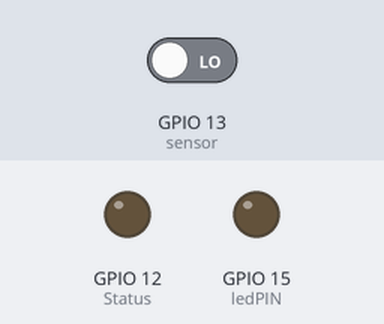
Bench run of a sketch on a simulated ESP8266 (NodeMCU). Parts: output pins drawn as LEDs (lit = HIGH). The test bench sets the inputs (shaded band); at power-on: GPIO 13 (sensor) LOW. WiFi joins after 1.5 s; servers stay silent unless stated; uploads are accepted with an empty reply; what the sketch prints to the serial monitor is not drawn.

Above: at 9.2 s.
9.3 s: GPIO 13 (sensor) driven HIGH
At 9.9 s:
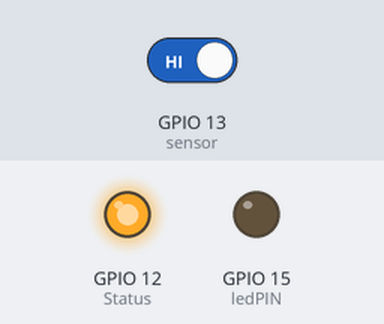
10.8 s: GPIO 13 (sensor) driven LOW
At 12.7 s:
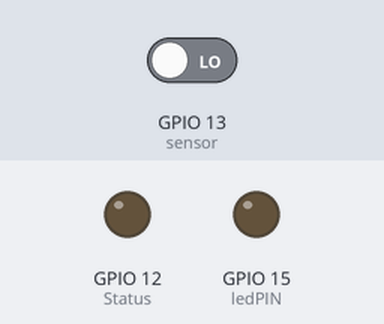
Timing chart, 0 to 14.2 s (numbered marks = the images above; inputs shaded):
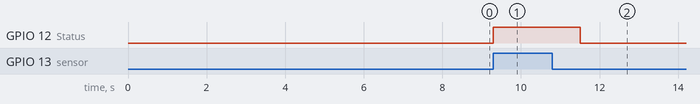

Measured:
- after the input at 9.3 s, GPIO 12 (Status): LOW → HIGH at once
- after the input at 10.8 s, GPIO 12 (Status): HIGH → LOW after 0.70 s

The sketch:

Sensor_actuador.ino
```cpp
#include <ESP8266WiFi.h>
#include <ESP8266HTTPClient.h>
#include <WiFiClient.h>
#include <Arduino_JSON.h>

//#define RELE_PIN      2   //cuando tengas el relay funcionado deberiamos ver el pin aqui en este caso esta en el pind digital 2
//const char* ssid = "APSISTEMAS";
//const char* password = "Sistemas2021*";
const char* ssid = "NETLIFE-GONZALEZ";
const char* password = "SPG242308$";

//Your Domain name with URL path or IP address with path
//const char* serverName = "http://192.168.88.188:3000/create";
const char* serverName1 = "http://192.168.100.10:5007/pulso";
const char* serverName = "http://192.168.100.10:5007/create";
// the following variables are unsigned longs because the time, measured in
// milliseconds, will quickly become a bigger number than can be stored in an int.
unsigned long lastTimePost = 0;
unsigned long lastTimeGet = 0;
// Timer set to 10 minutes (600000)
//unsigned long timerDelay = 600000;
// Set timer to 5 seconds (5000)
unsigned long timerDelayPost = 10000;
unsigned long timerDelayGet = 5000;
int Status = 12;  // Digital pin D6
int sensor = 13;    // Digital pin D
const int ledPIN = 15;
String ledStatus = "0";
int ledStatusInt = 0;
String ledReadings;
int ledInicial = 0;


void setup() {

  Serial.begin(115200);
  pinMode(sensor, INPUT);   // declare sensor as input
  pinMode(Status, OUTPUT);  // declare LED as output
  pinMode(ledPIN , OUTPUT);  //definir pin como salida

  WiFi.begin(ssid, password);
  Serial.println("Connecting");
  while (WiFi.status() != WL_CONNECTED) {
    delay(8000);
    Serial.print(".");
  }
  Serial.println("");
  Serial.print("Connected to WiFi network with IP Address: ");
  Serial.println(WiFi.localIP());
  Serial.println("Timer set to 5 seconds (timerDelay variable), it will take 5 seconds before publishing the first reading.");
  //Aqui se configurario lo del relay cuando se tenga
  //pinMode( RELE_PIN, OUTPUT );
  //digitalWrite(RELE_PIN, LOW); // apagar led
}

void loop() {
  int enviar = 0;
  String vMovimiento = "N";

  long state = digitalRead(sensor);
  if (state == HIGH) {
    digitalWrite (Status, HIGH);
    Serial.println("Motion detected!");
    enviar = 1;
    vMovimiento = "S";
  }
  else {
    digitalWrite (Status, LOW);
    Serial.println("Motion absent!");
    vMovimiento = "N";
    enviar = 0;
  }
  //delay(5000);

  if (ledInicial == 0) {
    digitalWrite(ledPIN , LOW);
  ledStatus = "0";
    ledInicial = 1;
  }

  //Send an HTTP POST request every 10 minutes
  if (((millis() - lastTimePost) > timerDelayPost) || (enviar==1) ) {
    if(enviar==1){
    //Check WiFi connection status
    if (WiFi.status() == WL_CONNECTED) {
      WiFiClient client;
      HTTPClient http;

      // Your Domain name with URL path or IP address with path
      http.begin(client, serverName);

      // Specify content-type header
      http.addHeader("Content-Type", "application/x-www-form-urlencoded");
      // Data to send with HTTP POST
      String httpRequestData = "Movimiento=" + vMovimiento + "&Pulso=" + ledStatus;
      // Send HTTP POST request
      int httpResponseCode = http.POST(httpRequestData);

      Serial.print("HTTP Response code POST: ");
      Serial.println(httpResponseCode);
      Serial.println("Dato enviado");
       delay(2000);
      // Free resources
      http.end();
    }else {
      Serial.println("WiFi Disconnected");
    }
    }else{
    Serial.println("Dato No enviado");
    }
  lastTimePost = millis();
  }

  //Send an HTTP GET request every 10 minutes
  if (((millis() - lastTimeGet) > timerDelayGet)) {
    //Check WiFi connection status
    if (WiFi.status() == WL_CONNECTED) {
    ledReadings = httpGETRequest();
    Serial.println(ledReadings);
    JSONVar myObject = JSON.parse(ledReadings);
      // JSON.typeof(jsonVar) can be used to get the type of the var
      if (JSON.typeof(myObject) == "undefined") {
      Serial.println("Parsing input failed!");
      return;
      }
      Serial.print("JSON object = ");
      Serial.println(myObject);
      // myObject.hasOwnProperty(key) checks if the object contains an entry for key
      if (myObject.hasOwnProperty("Pulso")) {
      Serial.print("myObject[\"Pulso\"] = ");
      Serial.println(myObject["Pulso"]);
      Serial.println("TIPO: "+ JSON.typeof(myObject));
      //ledStatus = JSON.stringify(myObject["Pulso"]) + "M";
      const char* sensor = myObject["Pulso"];
      //ledStatusInt = (int) myObject["Pulso"];
      ledStatus = sensor[0];
      Serial.println("ledStatus: " +ledStatus);

      if(ledStatus=="0"){
      digitalWrite(ledPIN , LOW);
      ledStatus = "0";
      Serial.println("Apagar Led: " + ledStatus);
      }
      if(ledStatus=="1"){
      digitalWrite(ledPIN , HIGH);
      ledStatus = "1";
      Serial.println("Encender Led: " + ledStatus);
      }
      }
  }
    else {
      Serial.println("WiFi Disconnected");
    }
    lastTimeGet = millis();
  }

}


String httpGETRequest() {
  WiFiClient client;
  HTTPClient http;

  // Your Domain name with URL path or IP address with path
  http.begin(client, serverName1);

  // Send HTTP POST request
  int httpResponseCode = http.GET();

  String payload = "{}";

  if (httpResponseCode>0) {
    Serial.print("HTTP Response code GET: ");
    Serial.println(httpResponseCode);
    payload = http.getString();
  Serial.print(payload);
  }
  else {
    Serial.print("Error code GET: ");
    Serial.println(httpResponseCode);
  }
  // Free resources
  http.end();

  return payload;
}
```
